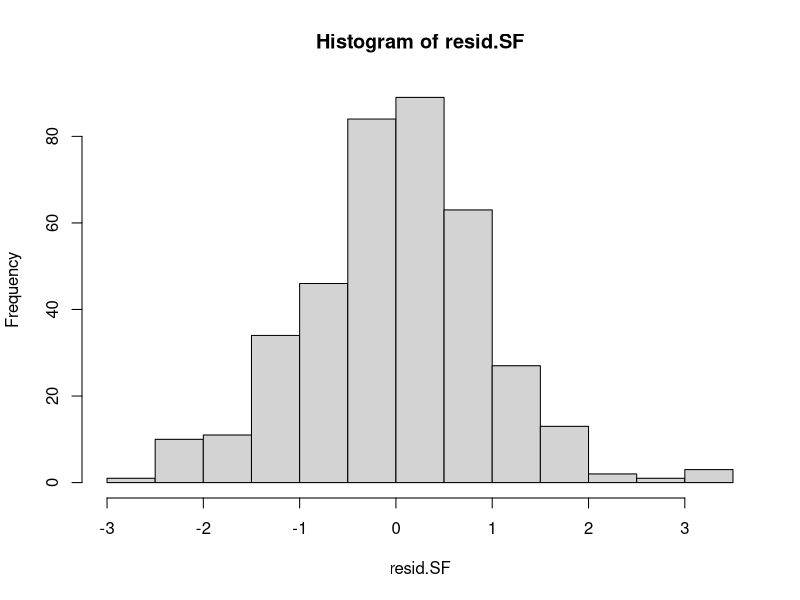
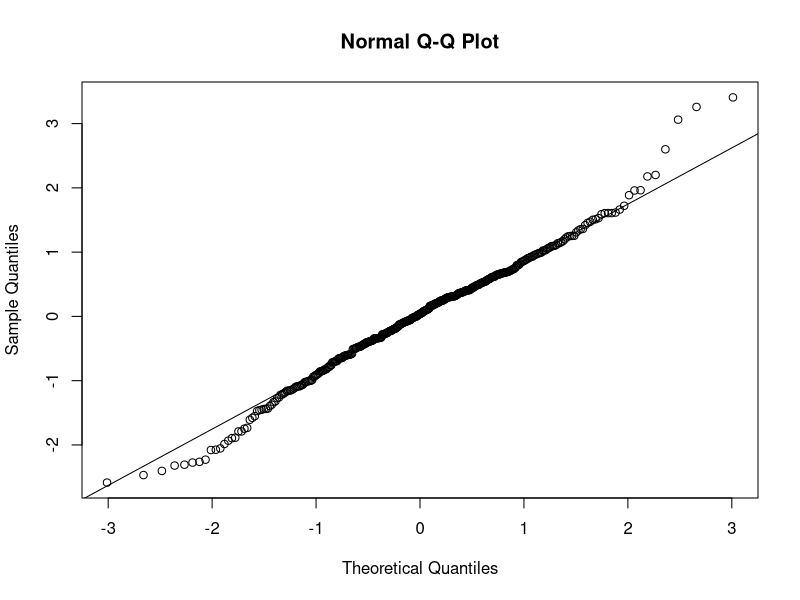
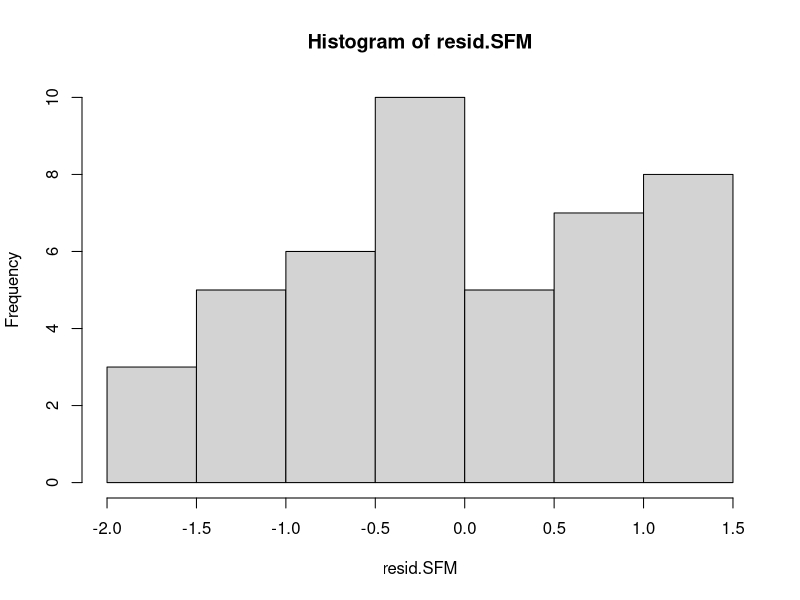
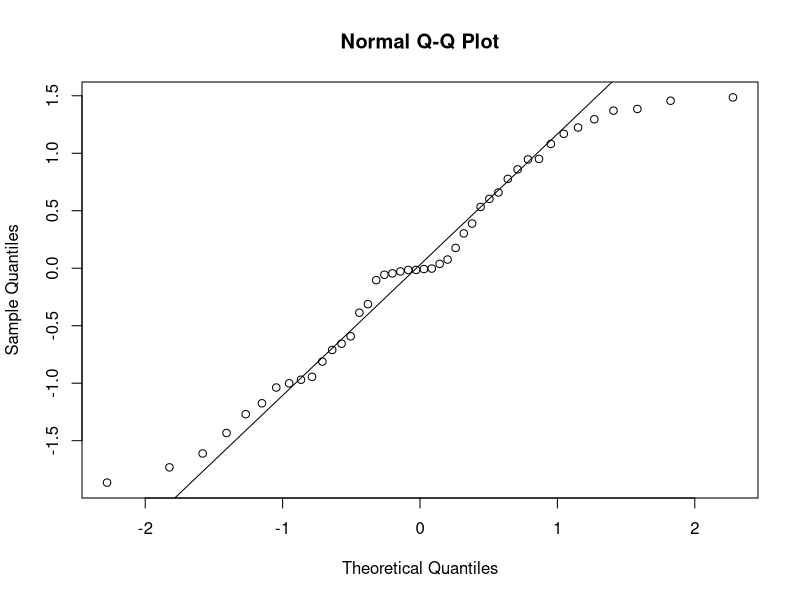
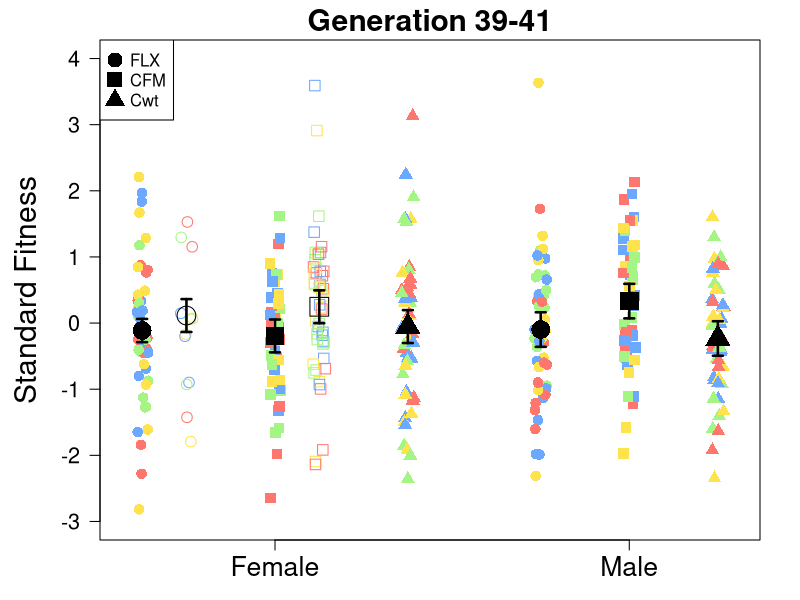
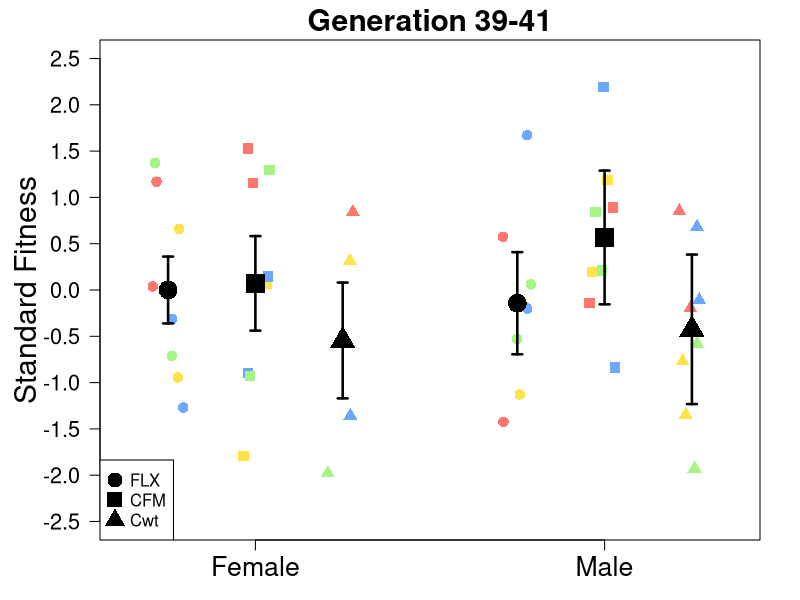

The R script that drew these images, in order:
################################################################################################
############################### STANDARD FITNESS GENERATION 39-41 ##############################
################################################################################################

#Set working directory
setwd("~/Google Drev/Work/PhD/Drosophila/FLX/1.FLX/R/FitnessAssay")

#Set up environment
library(car)
library(Hmisc)
library(lme4)
library(lmerTest)

#Read in csv file with data
SF.data <- read.table(file = "StandardFitnessG3941.csv", h = T, sep = ",")
SFM.data <- read.table(file = "StandardFitnessG3941Mean.csv", h = T, sep = ",")


##########################################  STATISTIC  #########################################


##############################
####THE MODEL FOR ALL DATA####
##############################


### FEMALE TYPE ###

### T-TEST ###
#First test if the types are significant different within FLX & CFM
FLXsf <- subset(SF.data, regime == "aFLX" & sex == "f")
CFMsf <- subset(SF.data, regime == "bCFM" & sex == "f")

#Do a t-test for FLX
t.test(FLXsf$standard ~ FLXsf$type)
#FLX 2X and 1X are not significant different: P = 0.2268

#Do a t-test for CFM
t.test(CFMsf$standard ~ CFMsf$type)
#CFM 2X and 1X are not significant different: P = 0.02979


##2X and 1X can not be tested together


### LINEAT MODEL ###

#Linear mixed model testing if regime has a significant effect on standard fitness
model.SF <- lmer(standard ~ regimetype + block + (1|regimetype:rep_population), data = SF.data)
#ANOVA
anova(model.SF, test = "F")
#RegimeType is not significant, P = 0.17895
#Block is, P = 0.02253
ranova(model.SF)
#Nested factor is not significant, P = 0.09538


#Homogeneity of variances
leveneTest(SF.data$standard, SF.data$regimetype)
#Not significant, assumption of homogeneity of variances is met

#Test the model by looking at the residuls
resid.SF <- residuals(model.SF)
hist(resid.SF)
shapiro.test(resid.SF)
qqnorm(resid.SF)
qqline(resid.SF)
#The residuls are more or less normally distrubuted, meaning that the model is valid 



###################################
####THE MODEL FOR THE MEAN DATA####
###################################


### FEMALE TYPE ###

### T-TEST ###
#First test if the types are significant different within FLX & CFM
FLXsfM <- subset(SFM.data, regime == "aFLX" & sex == "f")
CFMsfM <- subset(SFM.data, regime == "bCFM" & sex == "f")

#Do a t-test for FLX
t.test(FLXsfM$standard ~ FLXsfM$type)
#FLX 2X and 1X are not significant different: P = 0.4006

#Do a t-test for CFM
t.test(CFMsfM$standard ~ CFMsfM$type)
#CFM 2X and 1X are not significant different: P = 0.2012


##2X and 1X can be tested together


### LINEAT MODEL ###

#Linear mixed model testing if regime has a significant effect on standard fitness
model.SFM <- lm(standard ~ regime * sex + block, data = SFM.data)
#ANOVA
anova(model.SFM, test = "F")
#regime is not significant, P = 0.1447
#Sex is not, P = 0.6068
#And the interaction is not, P = 0.6770
#Block is not, P = 0.1224

#Homogeneity of variances
leveneTest(SFM.data$standard ~ SFM.data$regime * SFM.data$sex)
#Not significant, assumption of homogeneity of variances is met

#Test the model by looking at the residuls
resid.SFM <- residuals(model.SFM)
hist(resid.SFM)
shapiro.test(resid.SFM)
qqnorm(resid.SFM)
qqline(resid.SFM)
#The residuls are more or less normally distrubuted, meaning that the model is valid 


#########################################  PLOT DATA  #########################################


#Colours
RP1 <- "#ff766f"
RP2 <- "#ffe34d"
RP3 <- "#6da8ff"
RP4 <- "#a5f584"


### PLOT ALL DATA ###

#Add fitted values
SF.data$fitted <- fitted(model.SF)

#Caluclate mean
SF.M <- tapply(SF.data$fitted, SF.data$regimetype, mean)
#SE
SF.SE <- (summary(model.SF)$coefficients[1:8,2])


## The plot

pdf("StandardFitnessG3941.pdf", 7, 7)
par(mar = c(3, 5, 2, 2))
#First make the plot
plot(NULL, xlim = c(0.3, 7.2), xlab = "", xaxt = "n", ylim = c(-3, 4), ylab = "Standard Fitness",
     cex.lab = 1.8, cex.axis = 1.3, las = 1, main = "Generation 39-41", cex.main = 1.8)
#Add points
points(jitter(rep(0.5, 48), -0.07, 0.07), SF.data$standard[SF.data$regimetype == "aFLX2X"],
       pch = 16, cex = 1.4, col = c(RP1, RP2, RP3, RP4))
points(jitter(rep(1, 48), -0.07, 0.07), SFM.data$standard[SF.data$regimetype == "bFLX1X"],
       pch = 1, cex = 1.4, col = c(RP1, RP2, RP3, RP4))
points(jitter(rep(2, 48), -0.07, 0.07), SF.data$standard[SF.data$regimetype == "cCFM2X"],
       pch = 15, cex = 1.4, col = c(RP1, RP2, RP3, RP4))
points(jitter(rep(2.5, 48), -0.07, 0.07), SF.data$standard[SF.data$regimetype == "dCFM1X"],
       pch = 0, cex = 1.4, col = c(RP1, RP2, RP3, RP4))
points(jitter(rep(3.5, 48), -0.07, 0.07), SF.data$standard[SF.data$regimetype == "eCwtf"],
       pch = 17, cex = 1.4, col = c(RP1, RP2, RP3, RP4))
points(jitter(rep(5, 48), -0.07, 0.07), SF.data$standard[SF.data$regimetype == "fFLXm"],
       pch = 16, cex = 1.4, col = c(RP1, RP2, RP3, RP4))
points(jitter(rep(6, 48), -0.07, 0.07), SF.data$standard[SF.data$regimetype == "gCFMm"],
       pch = 15, cex = 1.4, col = c(RP1, RP2, RP3, RP4))
points(jitter(rep(7, 48), -0.07, 0.07), SF.data$standard[SF.data$regimetype == "hCwtm"],
       pch = 17, cex = 1.4, col = c(RP1, RP2, RP3, RP4))
#Add errorbar
xSF <- c(0.5, 1, 2, 2.5, 3.5, 5, 6, 7)
errbar(xSF, SF.M, SF.M + SF.SE, SF.M - SF.SE, 
       pch = c(16, 1, 15, 0, 17, 16, 15, 17), cex = 2.5, lwd = 2.5, add = T)
#Add axis
axis(1, at = c(2, 6), cex.axis = 1.6, labels = c("Female", "Male"))
#Add legend
legend("topleft", c("FLX", "CFM", "Cwt"), pch = c(16, 15, 17), pt.cex = 2)
dev.off()



### PLOT MEAN ###

#Add fitted values
SFM.data$fitted <- fitted(model.SFM)

#Caluclate mean
SFM.M <- aggregate(fitted ~ regime + sex, mean, data = SFM.data)
#SE
SFM.SE <- (summary(model.SFM)$coefficients[c(1:4, 6:7),2])


## The plot

pdf("StandardFitnessG3941mean.pdf", 7, 7)
par(mar = c(3, 5, 2, 2))
#First make the plot
plot(NULL, xlim = c(0.2, 3), xlab = "", xaxt = "n", ylim = c(-2.5, 2.5), ylab = "Standard Fitness", yaxt = "n",
     cex.lab = 1.8, las = 1, main = "Generation 39-41", cex.main = 1.8)
#Add points
points(jitter(rep(0.4, 8), -0.07, 0.07), SFM.data$standard[SFM.data$regimesex == "aFLXf"],
       pch = 16, cex = 1.4, col = c(RP1, RP2, RP3, RP4))
points(jitter(rep(0.8, 8), -0.07, 0.07), SFM.data$standard[SFM.data$regimesex == "bCFMf"],
       pch = 15, cex = 1.4, col = c(RP1, RP2, RP3, RP4))
points(jitter(rep(1.2, 4), -0.07, 0.07), SFM.data$standard[SFM.data$regimesex == "cCwtf"],
       pch = 17, cex = 1.4, col = c(RP1, RP2, RP3, RP4))
points(jitter(rep(2, 8), -0.07, 0.07), SFM.data$standard[SFM.data$regimesex == "dFLXm"],
       pch = 16, cex = 1.4, col = c(RP1, RP2, RP3, RP4))
points(jitter(rep(2.4, 8), -0.07, 0.07), SFM.data$standard[SFM.data$regimesex == "eCFMm"],
       pch = 15, cex = 1.4, col = c(RP1, RP2, RP3, RP4))
points(jitter(rep(2.8, 8), -0.07, 0.07), SFM.data$standard[SFM.data$regimesex == "fCwtm"],
       pch = 17, cex = 1.4, col = c(RP1, RP2, RP3, RP4))
#Add errorbar
xSFM <- c(0.4, 0.8, 1.2, 2, 2.4, 2.8)
errbar(xSFM, SFM.M$fitted, SFM.M$fitted + SFM.SE, SFM.M$fitted - SFM.SE, 
       pch = c(16, 15, 17), cex = 2.5, lwd = 2.5, add = T)
#Add axis
axis(1, at = c(0.8, 2.4), cex.axis = 1.6, labels = c("Female", "Male"))
axis(2, at = seq(-2.5, 2.5,  by = 0.5), cex.axis = 1.3, las = 1)
#Add legend
legend("bottomleft", c("FLX", "CFM", "Cwt"), pch = c(16, 15, 17), pt.cex = 2)
dev.off()
